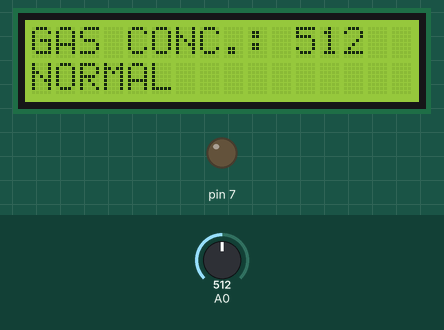
Simulated run of this sketch. Board: Arduino Uno, built with avr-gcc and run on an emulated ATmega328P. Shown: 16×2 character LCD, output pins drawn as LEDs (lit = HIGH). Inputs (shaded band) come from the test bench; at power-on: A0 = 512. What the sketch prints to the serial monitor is not drawn.

Above: at 1.2 s.
1.3 s: A0 set to 544
At 2.1 s:
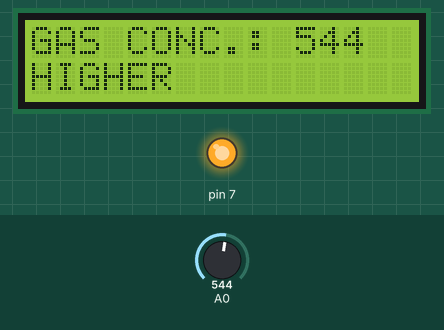
2.8 s: A0 set to 520
At 4.0 s:
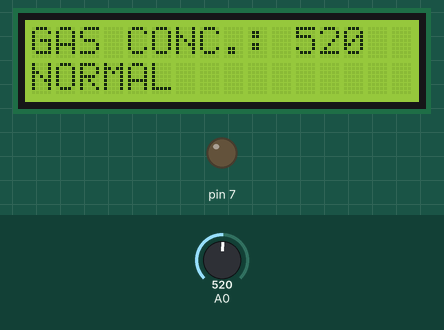
4.3 s: A0 set to 555
At 5.1 s:
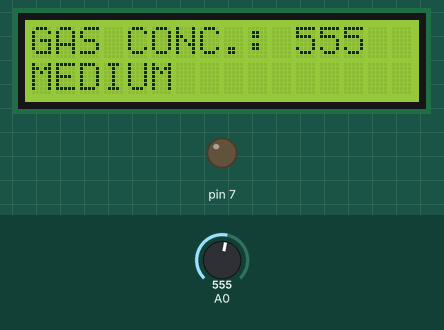
Timing chart, 0 to 7.3 s (numbered marks = the images above; inputs shaded):
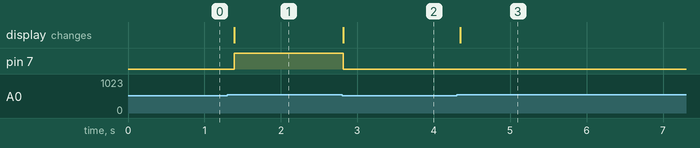

Measured:
- the behaviour switches between 529 and 530 on A0 (found by bisection; images 0 and 1)
- after the input at 1.3 s, pin 7: LOW → HIGH after 0.09 s; the display: changes after 0.09 s (image 1)
- after the input at 2.8 s, pin 7: HIGH → LOW at once; the display: changes at once (image 2)
- after the input at 4.3 s, the display: changes at once (image 3)

The sketch:

Gas_alert.ino
```cpp
#include <LiquidCrystal.h>

LiquidCrystal lcd(12, 11, 6, 5, 4, 3);
int X=0;

void setup() {

  lcd.begin(16, 2);
  lcd.print("GAS CONC.:");
  pinMode(7,OUTPUT);
  Serial.begin(9600);
}

void loop() {
  digitalWrite(7, LOW);
  X = analogRead(A0);
  lcd.setCursor(11, 0);
  lcd.print(X);
  Serial.println(X);
  lcd.setCursor(0, 1);
  if (X<530){
    lcd.print("NORMAL");}
  else if (X>545 and X<680){
    lcd.print("MEDIUM");}
  else{
    lcd.print("HIGHER");
    digitalWrite(7, HIGH);}
  delay(100);
}
```
